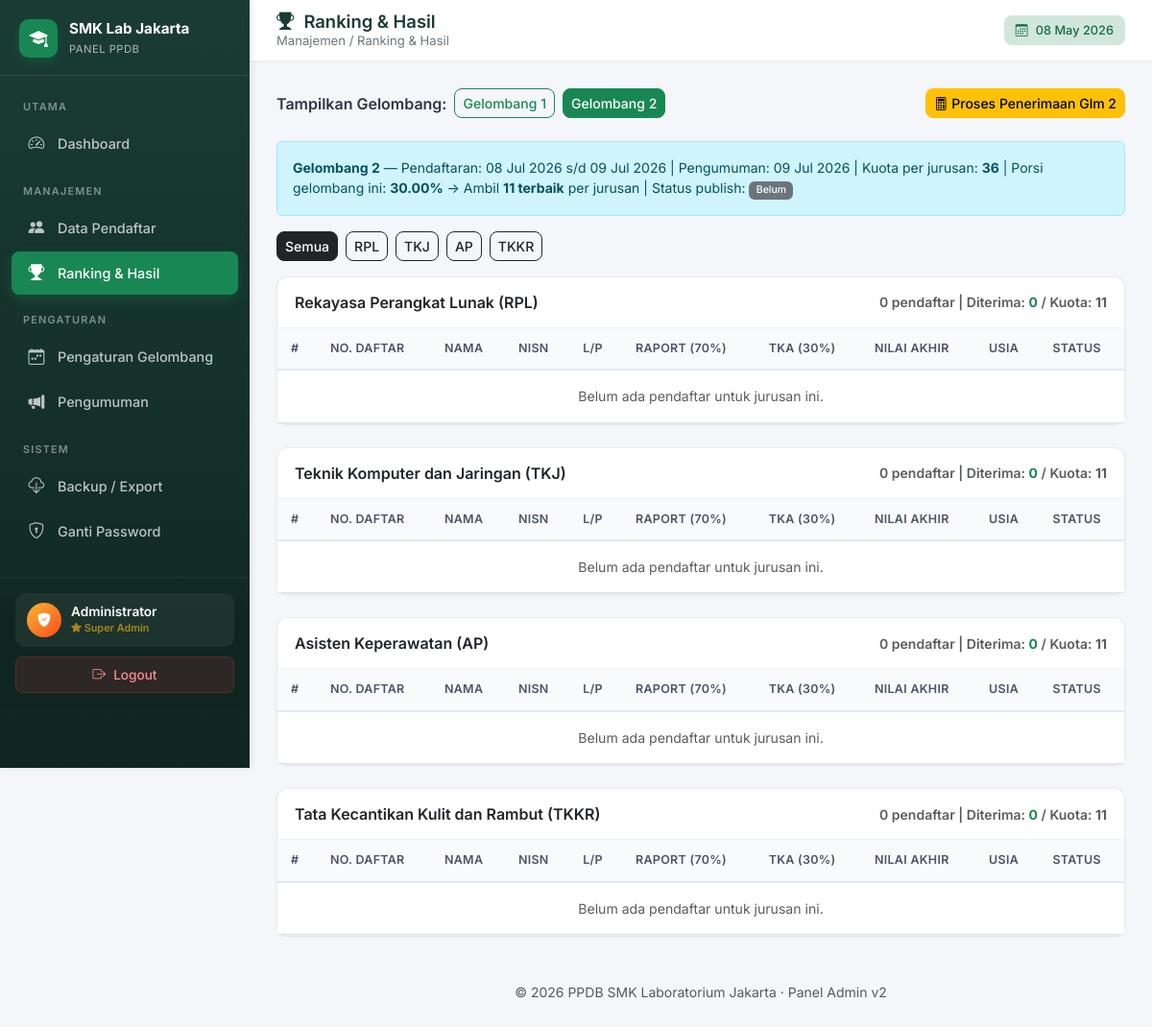
Page /admin_dashboard.php?page=ranking&gelombang=2 (signed in) on the committed database.
### tables this page shows
CREATE TABLE `gelombang` (
  `id` int NOT NULL AUTO_INCREMENT,
  `gelombang` tinyint NOT NULL COMMENT '1 atau 2',
  `tanggal_buka` date NOT NULL,
  `tanggal_tutup` date NOT NULL,
  `tanggal_pengumuman` date NOT NULL,
  `kuota_per_jurusan` int NOT NULL DEFAULT 36,
  `persen_gelombang` decimal(5,2) NOT NULL DEFAULT 70.00 COMMENT 'Glm1=70, Glm2=30',
  `is_published` tinyint(1) NOT NULL DEFAULT 0,
  `published_at` timestamp NULL DEFAULT NULL,
  `created_at` timestamp NULL DEFAULT CURRENT_TIMESTAMP,
  PRIMARY KEY (`id`),
  UNIQUE KEY `gelombang` (`gelombang`)
);

### admin/ranking.php (the view, shortened to what this page needs)
<?php
$jurusan_list = [
    'Rekayasa Perangkat Lunak (RPL)',
    'Teknik Komputer dan Jaringan (TKJ)',
    'Asisten Keperawatan (AP)',
    'Tata Kecantikan Kulit dan Rambut (TKKR)',
];
$short = ['Rekayasa Perangkat Lunak (RPL)'=>'RPL','Teknik Komputer dan Jaringan (TKJ)'=>'TKJ','Asisten Keperawatan (AP)'=>'AP','Tata Kecantikan Kulit dan Rambut (TKKR)'=>'TKKR'];
$gel_rows = $conn->query("SELECT * FROM gelombang ORDER BY gelombang")->fetchAll();
$gel_map  = [];
foreach ($gel_rows as $g) $gel_map[$g['gelombang']] = $g;
$fGel     = $_GET['gelombang'] ?? '1';
$fJurusan = $_GET['jurusan']   ?? '';
$g        = $gel_map[(int)$fGel] ?? null;
$kuota_glm = $g ? (int)round($g['kuota_per_jurusan'] * $g['persen_gelombang'] / 100) : 0;
?>
<div class="d-flex flex-wrap gap-2 align-items-center mb-4">
    <span class="fw-semibold">Tampilkan Gelombang:</span>
    <?php foreach ($gel_rows as $g_btn): ?>
    <a href="?page=ranking&gelombang=<?= $g_btn['gelombang'] ?>&jurusan=<?= urlencode($fJurusan) ?>"
       class="btn btn-sm <?= (int)$fGel===$g_btn['gelombang']?'btn-success':'btn-outline-success' ?>">
        Gelombang <?= $g_btn['gelombang'] ?>
    </a>
    <?php endforeach; ?>
    <div class="ms-auto">
        <?php if ($g): ?>
        <form method="POST" class="d-inline" onsubmit="return confirm('Proses penerimaan Gelombang <?= $fGel ?>? Status semua pendaftar gelombang ini akan di-reset dan dihitung ulang.')">
            <button type="submit" class="btn btn-warning btn-sm">
                <i class="bi bi-calculator me-1"></i>Proses Penerimaan Glm <?= $fGel ?>
            </button>
        </form>
        <?php endif; ?>
    </div>
</div>
<?php if ($g): ?>
<div class="alert alert-info small mb-3">
    <strong>Gelombang <?= $fGel ?></strong> —
    Pendaftaran: <?= date('d M Y', strtotime($g['tanggal_buka'])) ?> s/d <?= date('d M Y', strtotime($g['tanggal_tutup'])) ?> |
    Pengumuman: <?= date('d M Y', strtotime($g['tanggal_pengumuman'])) ?> |
    Kuota per jurusan: <strong><?= $g['kuota_per_jurusan'] ?></strong> |
    Porsi gelombang ini: <strong><?= $g['persen_gelombang'] ?>%</strong> →
    Ambil <strong><?= $kuota_glm ?> terbaik</strong> per jurusan |
    Status publish: <?= $g['is_published'] ? '<span class="badge bg-success">Published</span>' : '<span class="badge bg-secondary">Belum</span>' ?>
</div>
<?php endif; ?>
<div class="mb-3 d-flex gap-2 flex-wrap">
    <a href="?page=ranking&gelombang=<?= $fGel ?>" class="btn btn-sm <?= !$fJurusan?'btn-dark':'btn-outline-dark' ?>">Semua</a>
    <?php foreach ($jurusan_list as $j): ?>
    <a href="?page=ranking&gelombang=<?= $fGel ?>&jurusan=<?= urlencode($j) ?>"
       class="btn btn-sm <?= $fJurusan===$j?'btn-dark':'btn-outline-dark' ?>">
        <?= $short[$j] ?>
    </a>
    <?php endforeach; ?>
</div>
<?php
$target_jurusan = $fJurusan ? [$fJurusan] : $jurusan_list;
foreach ($target_jurusan as $jurusan):
    $stmt = $conn->prepare("SELECT * FROM pendaftar WHERE gelombang=? AND jurusan=?
                            ORDER BY nilai_akhir DESC, usia DESC");
    $stmt->execute([$fGel, $jurusan]);
    $list = $stmt->fetchAll();
    $total_j = count($list);
    $diterima_j = count(array_filter($list, fn($r) => $r['status']==='diterima'));
?>
<div class="card mb-4">
    <div class="card-header d-flex justify-content-between align-items-center">
        <span class="fw-semibold"><?= htmlspecialchars($jurusan) ?></span>
        <span class="small text-muted">
            <?= $total_j ?> pendaftar |
            Diterima: <span class="text-success fw-bold"><?= $diterima_j ?></span> /
            Kuota: <span class="fw-bold"><?= $kuota_glm ?></span>
        </span>
    </div>
    <div class="card-body p-0">
    <div class="table-responsive">
    <table class="table table-sm table-hover mb-0 small">
        <thead class="table-light">
            <tr><th>#</th><th>No. Daftar</th><th>Nama</th><th>NISN</th><th>L/P</th>
                <th>Raport (70%)</th><th>TKA (30%)</th><th>Nilai Akhir</th><th>Usia</th><th>Status</th></tr>
        </thead>
        <tbody>
        <?php if (empty($list)): ?>
            <tr><td colspan="10" class="text-center py-3 text-muted">Belum ada pendaftar untuk jurusan ini.</td></tr>
        <?php else:
            $rank = 0;
            foreach ($list as $r):
                $rank++;
                $is_batas = ($rank === $kuota_glm + 1 && $r['lolos_usia']);
                if ($is_batas): ?>
                <tr><td colspan="10" class="bg-warning text-center small py-1 fw-semibold">
                    ── Batas Kuota (<?= $kuota_glm ?> terbaik) ──
                </td></tr>
                <?php endif;
                $badge = match($r['status']) { 'diterima'=>'bg-success', 'ditolak'=>'bg-danger', default=>'bg-warning text-dark' };
                $rowClass = match($r['status']) { 'diterima'=>'table-success', 'ditolak'=>'table-danger opacity-75', default=>'' };
            ?>
            <tr class="<?= $rowClass ?>">
                <td class="text-muted"><?= $rank ?></td>
                <td><?= htmlspecialchars($r['no_pendaftaran']) ?></td>
                <td><?= htmlspecialchars($r['nama']) ?></td>
                <td><?= htmlspecialchars($r['nisn']) ?></td>
                <td><?= $r['jenis_kelamin'] ?></td>
                <td class="text-center"><?= number_format($r['nilai_raport'], 2) ?></td>
                <td class="text-center"><?= number_format($r['nilai_tka'], 2) ?></td>
                <td class="text-center fw-bold"><?= number_format($r['nilai_akhir'], 2) ?></td>
                <td class="text-center">
                    <?= $r['usia'] ?>
                    <?php if (!$r['lolos_usia']): ?><span class="text-danger ms-1" title="Gugur usia">⚠</span><?php endif; ?>
                </td>
                <td><span class="badge <?= $badge ?>"><?= ucfirst($r['status']) ?></span></td>
            </tr>
            <?php endforeach; endif; ?>
        </tbody>
    </table>
    </div>
    </div>
</div>
<?php endforeach; ?>

### admin_dashboard.php (style rules this page uses)
:root { --sidebar-w: 260px; --primary: #198754; --primary-dark: #146c43; --primary-light: #d1e7dd; --sidebar-bg: linear-gradient(180deg, #1a3c34 0%, #0f2620 100%); --bg: #f4f6f9; --card-shadow: 0 1px 3px rgba(0,0,0,.04), 0 1px 2px rgba(0,0,0,.06); --card-shadow-hover: 0 4px 12px rgba(0,0,0,.08), 0 2px 4px rgba(0,0,0,.06); }
* { font-family: 'Inter', -apple-system, BlinkMacSystemFont, 'Segoe UI', sans-serif; }
body { background: var(--bg); color: #2d3748; }
.card { border: 1px solid #eaedf0; border-radius: 12px; box-shadow: var(--card-shadow); transition: box-shadow .2s; }
.card-header { background: #fff; border-bottom: 1px solid #f0f3f5; font-weight: 600; padding: 14px 18px; border-radius: 12px 12px 0 0 !important; }
.card-body { padding: 18px; }
.btn { font-weight: 500; border-radius: 8px; transition: all .15s; }
.btn-success { background: var(--primary); border-color: var(--primary); }
.table { font-size: .88rem; }
.table thead th { background: #f8fafc; color: #4a5568; font-weight: 600; font-size: .78rem; text-transform: uppercase; letter-spacing: .3px; border-bottom: 2px solid #e2e8f0; padding: 12px 14px; }
.table tbody td { padding: 12px 14px; vertical-align: middle; }
.badge { font-weight: 500; padding: .4em .7em; }

### rows in the picture
gelombang: gelombang "1"
gelombang: gelombang "2", tanggal_buka "08 Jul 2026", tanggal_tutup "09 Jul 2026", tanggal_pengumuman "09 Jul 2026", kuota_per_jurusan "36", persen_gelombang "30.00", kuota_glm "11"

### other values in the picture
$group "UTAMA"
$info['label'] "Dashboard"
$group "MANAJEMEN"
$info['label'] "Data Pendaftar"
$info['label'] "Ranking & Hasil"
$group "PENGATURAN"
$info['label'] "Pengaturan Gelombang"
$info['label'] "Pengumuman"
$group "SISTEM"
$info['label'] "Backup / Export"
$info['label'] "Ganti Password"
$admin_name "Administrator"
$pages[$page]['label'] "Ranking & Hasil"
$pages[$page]['group'] "Manajemen"
$fGel "2"
